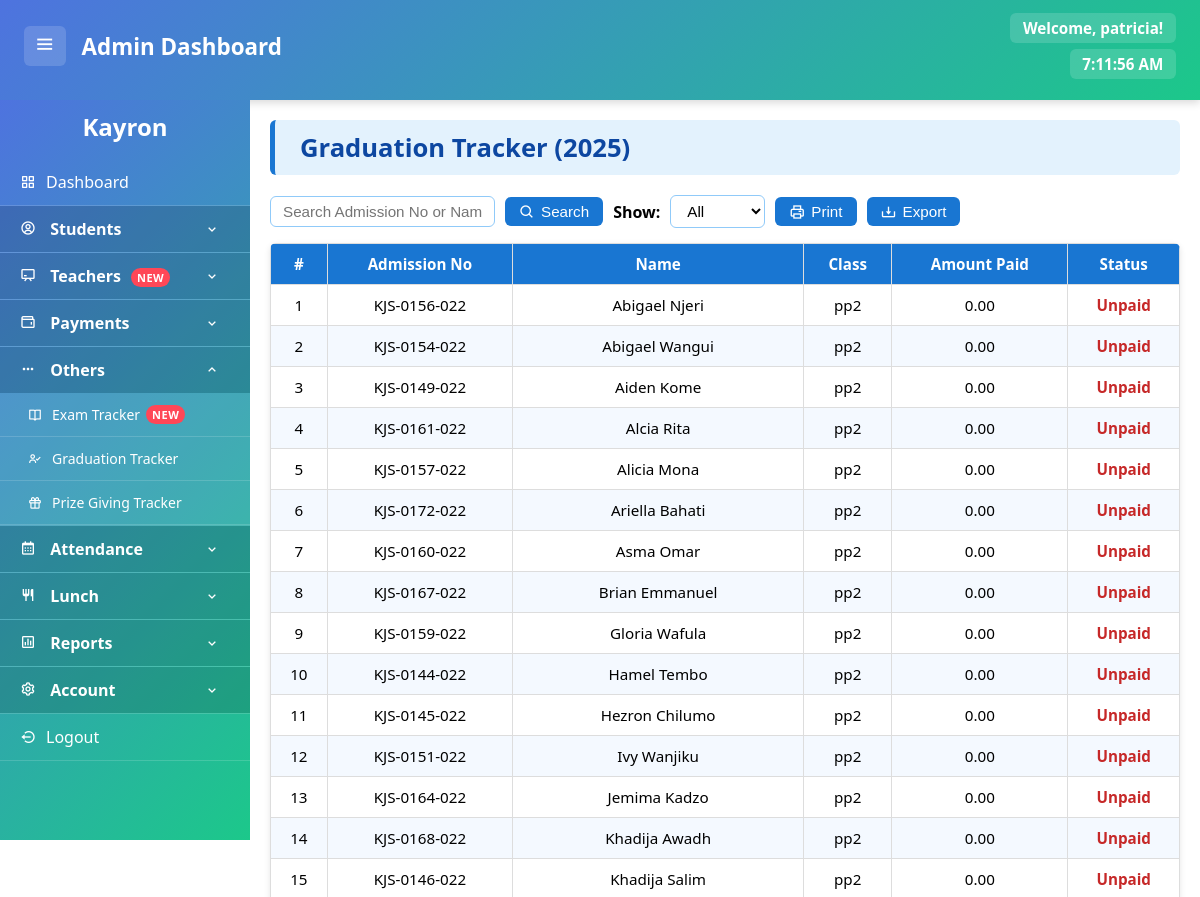
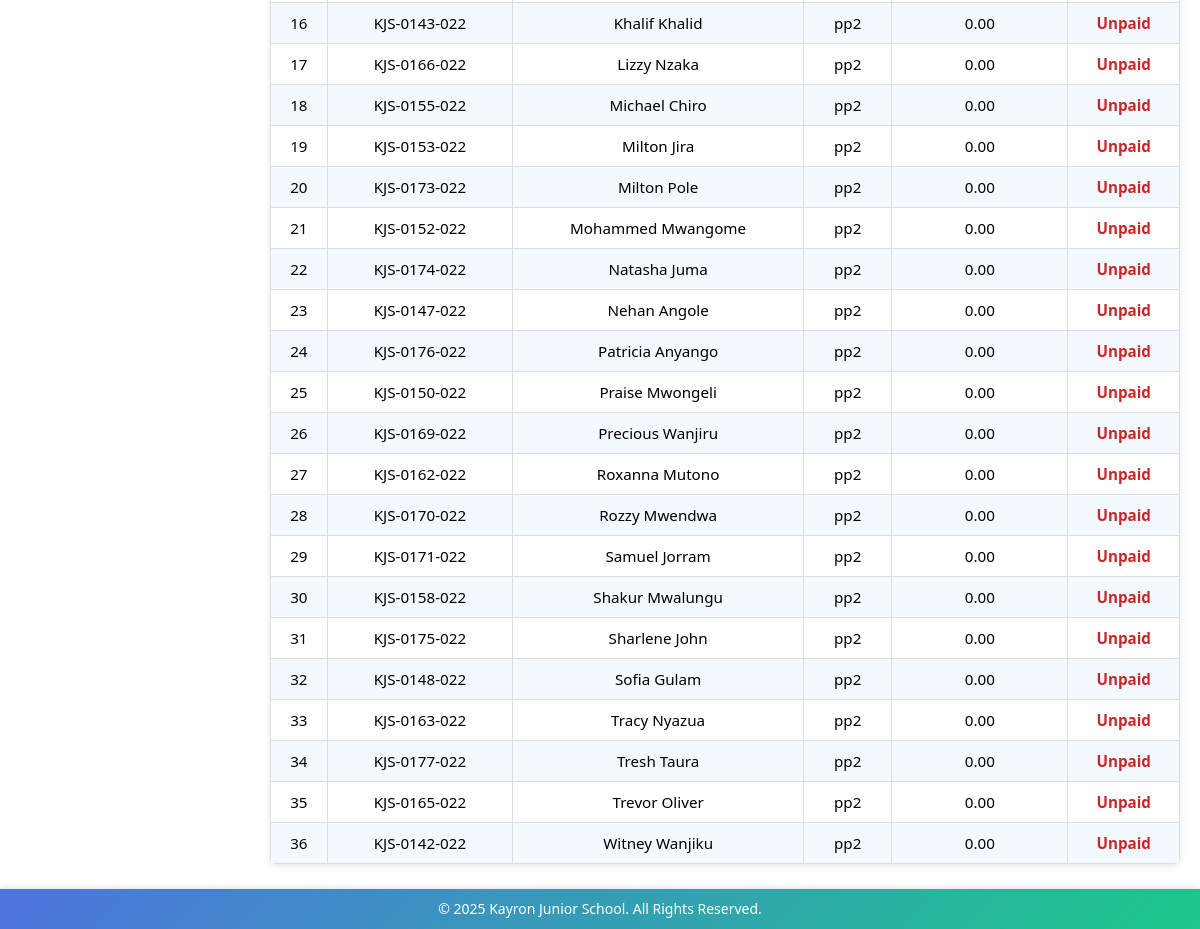
Screenshot of /php/graduation-tracker.php (signed in) with the database file from the repository (2 pictures, top to bottom).
### tables this page shows
CREATE TABLE student_records (
    id INT AUTO_INCREMENT PRIMARY KEY,
    admission_no VARCHAR(20) NOT NULL UNIQUE,
    birth_cert VARCHAR(20),
    name VARCHAR(100) NOT NULL,
    dob DATE,
    gender ENUM('male', 'female') NOT NULL,
    student_photo LONGBLOB,
    class ENUM(
        'babyclass', 'intermediate', 'pp1', 'pp2',
        'grade1', 'grade2', 'grade3', 'grade4', 'grade5', 'grade6'
    ) NOT NULL,
    term ENUM('term1', 'term2', 'term3') NOT NULL,
    religion ENUM('christian', 'muslim', 'other'),
    guardian VARCHAR(100),
    phone VARCHAR(20),
    alt_phone VARCHAR(20), 
    created_at TIMESTAMP DEFAULT CURRENT_TIMESTAMP
);

### php/graduation-tracker.php (the view, shortened to what this page needs)
<?php
include 'db.php';
$currentYear = date("Y");
$status_filter = $_GET['status'] ?? 'all';
$search = trim($_GET['search'] ?? '');
$query = "
    SELECT
        sr.admission_no,
        sr.name,
        sr.class,
        COALESCE(o.amount_paid, 0) AS amount_paid,
        CASE
            WHEN o.id IS NULL OR o.amount_paid = 0 THEN 'Unpaid'
            ELSE 'Paid'
        END AS status
    FROM student_records sr
    LEFT JOIN others o
        ON sr.admission_no = o.admission_no
       AND o.fee_type = 'Graduation'
       AND YEAR(o.payment_date) = YEAR(CURDATE())
    WHERE sr.class = 'pp2'
";
$query .= " ORDER BY status = 'Paid' DESC, sr.name ASC";
$result = $conn->query($query);
?>
<!DOCTYPE html>
<html lang="en">
<head>
  <link rel="stylesheet" href="../style/style-sheet.css">
  <link href='https://unpkg.com/boxicons@2.1.4/css/boxicons.min.css' rel='stylesheet'>
  <link href='https://cdn.boxicons.com/fonts/basic/boxicons.min.css' rel='stylesheet'>
</head>
<body>
<?php include '../includes/header.php'; ?>
  <div class="dashboard-conitanier">
    <?php include '../includes/sidebar.php'; ?>
    <main class="content">
      <h2><i class="bx bx-graduation"></i> Graduation Tracker (<?= $currentYear ?>)</h2>
      <form method="get" class="filter-form">
        <input type="text" name="search" placeholder="Search Admission No or Name"
              value="<?= htmlspecialchars($search) ?>" />
        <button type="submit"><i class="bx bx-search"></i> Search</button>
        <label for="status">Show:</label>
        <select name="status" id="status" onchange="this.form.submit()">
          <option value="all" <?= $status_filter === 'all' ? 'selected' : '' ?>>All</option>
        </select>
          <button type="submit" onclick="printGraduation()"><i class="bx bx-printer"></i> Print</button>
        <button type="button" onclick="exportTable('gradTable', 'Graduation_Tracker')">
          <i class="bx bx-download"></i> Export
        </button>
      </form>
      <table id="gradTable">
        <thead>
          <tr>
            <th>#</th>
            <th>Admission No</th>
            <th>Name</th>
            <th>Class</th>
            <th>Amount Paid</th>
            <th>Status</th>
          </tr>
        </thead>
        <tbody>
        <?php
        if ($result && $result->num_rows > 0):
          $sn = 1;
          while ($row = $result->fetch_assoc()):
        ?>
          <tr>
            <td><?= $sn++ ?></td>
            <td><?= htmlspecialchars($row['admission_no']) ?></td>
            <td><?= htmlspecialchars($row['name']) ?></td>
            <td><?= htmlspecialchars($row['class']) ?></td>
            <td><?= number_format($row['amount_paid'], 2) ?></td>
            <td class="<?= $row['status'] === 'Paid' ? 'status-paid' : 'status-unpaid' ?>">
              <?= $row['status'] ?>
            </td>
          </tr>
        <?php endwhile; else: ?>
          <tr><td colspan="6" style="text-align:center;">No students found</td></tr>
        <?php endif; ?>
        </tbody>
      </table>
    </main>
  </div>
<?php include '../includes/footer.php'; ?>
</body>
</html>

### style/style-sheet.css (style rules this page uses)
* { margin: 0; padding: 0; box-sizing: border-box; }
html, body { width: 100%; margin: 0; padding: 0; }
body { padding-bottom: 45px; margin: 0; font-family: 'Segoe UI', sans-serif; background: white; }
main, .content { margin-top: 100px; margin-left: 250px; padding: 20px; min-height: calc(100vh - 100px); background: white; }

### php/graduation-tracker.php (style rules this page uses)
.content h2 { font-size: 1.6rem; margin-bottom: 20px; display: flex; align-items: center; gap: 10px; color: #0d47a1; padding: 10px 15px; background: #e3f2fd; border-left: 5px solid #1976d2; border-radius: 6px; }
.filter-form { margin-bottom: 15px; display: flex; align-items: center; gap: 10px; }
.filter-form label { font-weight: 600; }
.filter-form select { padding: 6px 12px; border-radius: 6px; border: 1px solid #90caf9; font-size: 0.95rem; cursor: pointer; background: #fff; }
table { width: 100%; border-collapse: collapse; margin-top: 10px; background: #fff; border-radius: 6px; overflow: hidden; box-shadow: 0 2px 6px rgba(0,0,0,0.1); }
table th, table td { padding: 10px; border: 1px solid #ddd; text-align: center; font-size: 0.95rem; }
table th { background: #1976d2; color: #fff; font-weight: 600; }
table tbody tr:nth-child(even) { background: #f4f9ff; }
.status-unpaid { color: #c62828; font-weight: 600; }
.filter-form input[type="text"] { padding: 6px 12px; border: 1px solid #90caf9; border-radius: 6px; font-size: 0.95rem; outline: none; transition: all 0.3s ease; }
.filter-form button { padding: 6px 14px; border: none; border-radius: 6px; background: #1976d2; color: #fff; font-size: 0.95rem; font-weight: 500; cursor: pointer; transition: all 0.3s ease; display: flex; align-items: center; gap: 6px; }
.filter-form button i { font-size: 1rem; }

### rows the page displays
student_records: admission_no "KJS-0156-022", name "Abigael Njeri", class "pp2", amount_paid "0.00", status "Unpaid"
student_records: admission_no "KJS-0154-022", name "Abigael Wangui", class "pp2", amount_paid "0.00", status "Unpaid"
student_records: admission_no "KJS-0149-022", name "Aiden Kome", class "pp2", amount_paid "0.00", status "Unpaid"
student_records: admission_no "KJS-0161-022", name "Alcia Rita", class "pp2", amount_paid "0.00", status "Unpaid"
student_records: admission_no "KJS-0157-022", name "Alicia Mona", class "pp2", amount_paid "0.00", status "Unpaid"
student_records: admission_no "KJS-0172-022", name "Ariella Bahati", class "pp2", amount_paid "0.00", status "Unpaid"
student_records: admission_no "KJS-0160-022", name "Asma Omar", class "pp2", amount_paid "0.00", status "Unpaid"
student_records: admission_no "KJS-0167-022", name "Brian Emmanuel", class "pp2", amount_paid "0.00", status "Unpaid"
student_records: admission_no "KJS-0159-022", name "Gloria Wafula", class "pp2", amount_paid "0.00", status "Unpaid"
student_records: admission_no "KJS-0144-022", name "Hamel Tembo", class "pp2", amount_paid "0.00", status "Unpaid"
student_records: admission_no "KJS-0145-022", name "Hezron Chilumo", class "pp2", amount_paid "0.00", status "Unpaid"
student_records: admission_no "KJS-0151-022", name "Ivy Wanjiku", class "pp2", amount_paid "0.00", status "Unpaid"
student_records: admission_no "KJS-0164-022", name "Jemima Kadzo", class "pp2", amount_paid "0.00", status "Unpaid"
student_records: admission_no "KJS-0168-022", name "Khadija Awadh", class "pp2", amount_paid "0.00", status "Unpaid"
student_records: admission_no "KJS-0146-022", name "Khadija Salim", class "pp2", amount_paid "0.00", status "Unpaid"
student_records: admission_no "KJS-0143-022", name "Khalif Khalid", class "pp2", amount_paid "0.00", status "Unpaid"
student_records: admission_no "KJS-0166-022", name "Lizzy Nzaka", class "pp2", amount_paid "0.00", status "Unpaid"
student_records: admission_no "KJS-0155-022", name "Michael Chiro", class "pp2", amount_paid "0.00", status "Unpaid"
student_records: admission_no "KJS-0153-022", name "Milton Jira", class "pp2", amount_paid "0.00", status "Unpaid"
student_records: admission_no "KJS-0173-022", name "Milton Pole", class "pp2", amount_paid "0.00", status "Unpaid"
student_records: admission_no "KJS-0152-022", name "Mohammed Mwangome", class "pp2", amount_paid "0.00", status "Unpaid"
student_records: admission_no "KJS-0174-022", name "Natasha Juma", class "pp2", amount_paid "0.00", status "Unpaid"
student_records: admission_no "KJS-0147-022", name "Nehan Angole", class "pp2", amount_paid "0.00", status "Unpaid"
student_records: admission_no "KJS-0176-022", name "Patricia Anyango", class "pp2", amount_paid "0.00", status "Unpaid"
student_records: admission_no "KJS-0150-022", name "Praise Mwongeli", class "pp2", amount_paid "0.00", status "Unpaid"
student_records: admission_no "KJS-0169-022", name "Precious Wanjiru", class "pp2", amount_paid "0.00", status "Unpaid"
student_records: admission_no "KJS-0162-022", name "Roxanna Mutono", class "pp2", amount_paid "0.00", status "Unpaid"
student_records: admission_no "KJS-0170-022", name "Rozzy Mwendwa", class "pp2", amount_paid "0.00", status "Unpaid"
student_records: admission_no "KJS-0171-022", name "Samuel Jorram", class "pp2", amount_paid "0.00", status "Unpaid"
student_records: admission_no "KJS-0158-022", name "Shakur Mwalungu", class "pp2", amount_paid "0.00", status "Unpaid"
student_records: admission_no "KJS-0175-022", name "Sharlene John", class "pp2", amount_paid "0.00", status "Unpaid"
student_records: admission_no "KJS-0148-022", name "Sofia Gulam", class "pp2", amount_paid "0.00", status "Unpaid"
student_records: admission_no "KJS-0163-022", name "Tracy Nyazua", class "pp2", amount_paid "0.00", status "Unpaid"
student_records: admission_no "KJS-0177-022", name "Tresh Taura", class "pp2", amount_paid "0.00", status "Unpaid"
student_records: admission_no "KJS-0165-022", name "Trevor Oliver", class "pp2", amount_paid "0.00", status "Unpaid"
student_records: admission_no "KJS-0142-022", name "Witney Wanjiku", class "pp2", amount_paid "0.00", status "Unpaid"

### other values shown
$username "patricia"
